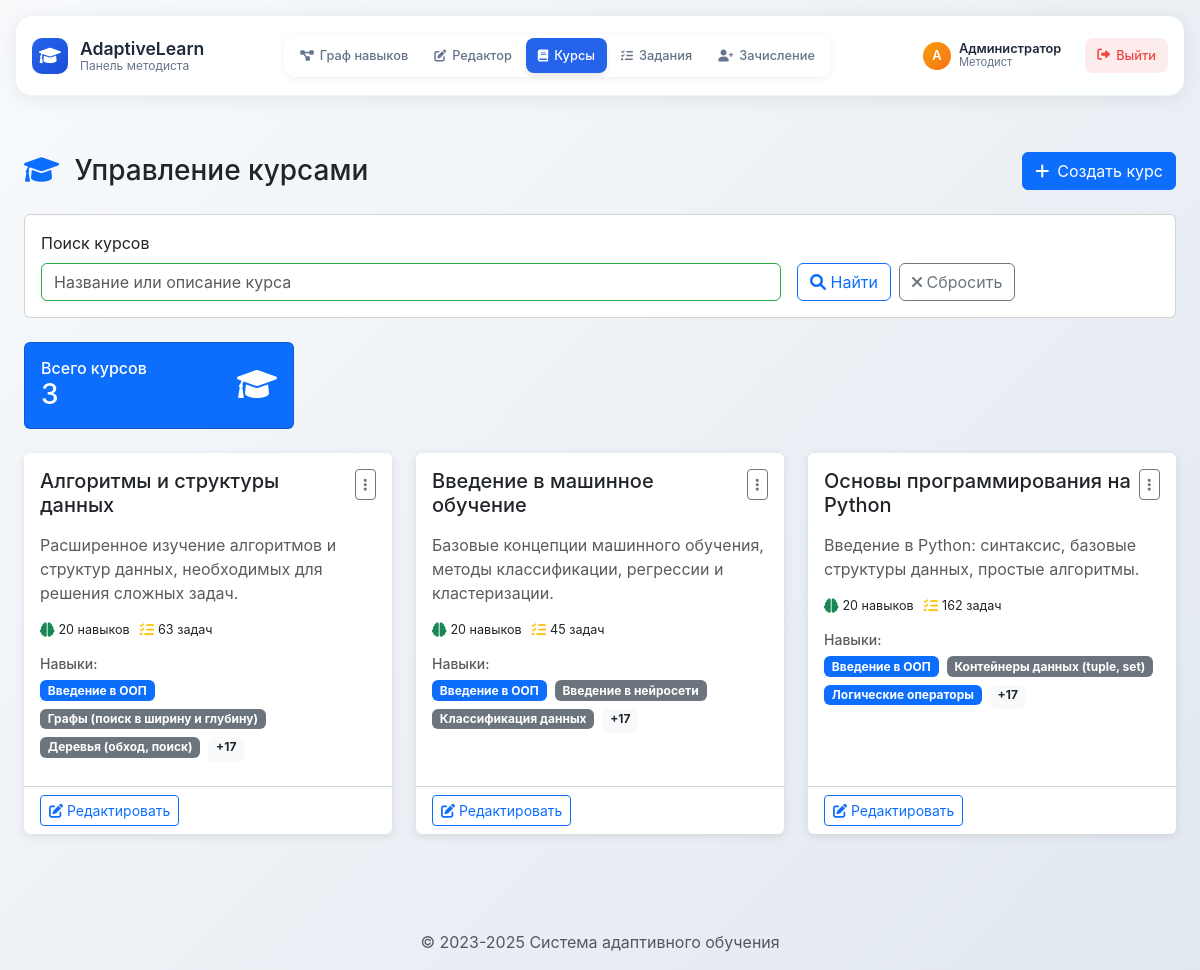
Screenshot of /methodist/courses/ (signed in) with the database file from the repository.
### skills/models.py (models this page shows, shortened)
class Course(models.Model):
    id = models.CharField(max_length=10, primary_key=True)
    name = models.CharField(max_length=255, verbose_name="Название курса")
    description = models.TextField(verbose_name="Описание")
    duration_hours = models.PositiveIntegerField(null=True, blank=True, verbose_name="Длительность (часы)")
    class Meta:
        verbose_name = "Курс"
        verbose_name_plural = "Курсы"

class Skill(models.Model):
    name = models.CharField(max_length=255, unique=True, verbose_name="Название навыка")
    description = models.TextField(blank=True, null=True, verbose_name="Описание навыка")
    is_base = models.BooleanField(default=False, verbose_name="Базовый навык")
    courses = models.ManyToManyField(Course, related_name="skills", verbose_name="Связанные курсы")
    prerequisites = models.ManyToManyField("self", symmetrical=False, blank=True, verbose_name="Необходимые навыки", related_name="dependent_skills")
    class Meta:
        verbose_name = "Навык"
        verbose_name_plural = "Навыки"
        ordering = ["name"]

### methodist/views_courses.py (the view)
# urls.py: path('courses/', views_courses.courses_list, name='methodist_courses'),
@login_required
@methodist_required
def courses_list(request):
    search_query = request.GET.get('search', '')
    courses = Course.objects.annotate(
        skills_count=Count('skills', distinct=True),
        tasks_count=Count('tasks', distinct=True)
    ).order_by('name')
    if search_query:
        courses = courses.filter(
            Q(name__icontains=search_query) |
            Q(description__icontains=search_query)
        )
    context = {
        'courses': courses,
        'search_query': search_query,
        'total_courses': courses.count(),
    }
    return render(request, 'methodist/courses_list.html', context)

### methodist/templates/methodist/courses_list.html (shortened to what this page needs)
{% extends 'methodist/base.html' %}
{% load static %}
{% block extra_css %}
<link rel="stylesheet" href="{% static 'methodist/css/courses.css' %}">
{% endblock %}
{% block content %}
<div class="container-fluid py-4">
    <div class="row">
        <div class="col-12">
            <div class="d-flex justify-content-between align-items-center mb-4">
                <h1 class="h3 mb-0">
                    <i class="fas fa-graduation-cap me-2 text-primary"></i>
                    Управление курсами
                </h1>
                <a href="{% url 'methodist_course_create' %}" class="btn btn-primary">
                    <i class="fas fa-plus me-2"></i>Создать курс
                </a>
            </div>
            <div class="card mb-4">
                <div class="card-body">
                    <form method="get" class="row g-3">
                        <div class="col-md-8">
                            <label for="search" class="form-label">Поиск курсов</label>
                            <input type="text" class="form-control" id="search" name="search"
                                   value="{{ search_query }}" placeholder="Название или описание курса">
                        </div>
                        <div class="col-md-4 d-flex align-items-end">
                            <button type="submit" class="btn btn-outline-primary me-2">
                                <i class="fas fa-search"></i> Найти
                            </button>
                            <a href="{% url 'methodist_courses' %}" class="btn btn-outline-secondary">
                                <i class="fas fa-times"></i> Сбросить
                            </a>
                        </div>
                    </form>
                </div>
            </div>
            <div class="row mb-4">
                <div class="col-md-3">
                    <div class="card bg-primary text-white">
                        <div class="card-body">
                            <div class="d-flex justify-content-between">
                                <div>
                                    <h6 class="card-title mb-0">Всего курсов</h6>
                                    <h3 class="mb-0">{{ total_courses }}</h3>
                                </div>
                                <div class="align-self-center">
                                    <i class="fas fa-graduation-cap fa-2x"></i>
                                </div>
                            </div>
                        </div>
                    </div>
                </div>
            </div>
            {% if courses %}
            <div class="row">
                {% for course in courses %}
                <div class="col-lg-6 col-xl-4 mb-4">
                    <div class="card course-card h-100">
                        <div class="card-body">
                            <div class="d-flex justify-content-between align-items-start mb-3">
                                <h5 class="card-title mb-0">{{ course.name }}</h5>
                                <div class="dropdown">
                                    <button class="btn btn-outline-secondary btn-sm dropdown-toggle" type="button"
                                            data-bs-toggle="dropdown">
                                        <i class="fas fa-ellipsis-v"></i>
                                    </button>
                                </div>
                            </div>
                            {% if course.description %}
                            <p class="card-text text-muted">{{ course.description|truncatewords:20 }}</p>
                            {% endif %}
                            <div class="course-meta mb-3">
                                <div class="meta-item">
                                    <i class="fas fa-brain text-success me-1"></i>
                                    <small>{{ course.skills_count }} навыков{{ course.skills_count|pluralize:"ов,а,ов" }}</small>
                                </div>
                                <div class="meta-item">
                                    <i class="fas fa-tasks text-warning me-1"></i>
                                    <small>{{ course.tasks_count }} задач{{ course.tasks_count|pluralize:"ие,ия,ий" }}</small>
                                </div>
                            </div>
                            {% if course.skills.all %}
                            <div class="skills-preview mb-2">
                                <h6 class="small text-muted mb-2">Навыки:</h6>
                                <div class="skills-tags">
                                    {% for skill in course.skills.all|slice:":3" %}
                                    <span class="badge {% if skill.is_base %}bg-primary{% else %}bg-secondary{% endif %} me-1 mb-1">
                                        {{ skill.name }}
                                    </span>
                                    {% endfor %}
                                    {% if course.skills_count > 3 %}
                                    <span class="badge bg-light text-dark">+{{ course.skills_count|add:"-3" }}</span>
                                    {% endif %}
                                </div>
                            </div>
                            {% endif %}
                        </div>
                        <div class="card-footer bg-transparent">
                            <a href="{% url 'methodist_course_edit' course.id %}" class="btn btn-outline-primary btn-sm">
                                <i class="fas fa-edit me-1"></i>Редактировать
                            </a>
                        </div>
                    </div>
                </div>
                {% endfor %}
            </div>
            {% endif %}
        </div>
    </div>
</div>
{% endblock %}

### methodist/templates/methodist/base.html (shortened to what this page needs)
{% load static %}
<!DOCTYPE html>
<html lang="ru">
<head>
    <link href="https://cdn.jsdelivr.net/npm/bootstrap@5.3.0-alpha1/dist/css/bootstrap.min.css" rel="stylesheet">
    <link rel="stylesheet" href="https://cdnjs.cloudflare.com/ajax/libs/font-awesome/6.0.0/css/all.min.css">
    {% block extra_css %}{% endblock %}
</head>
<body class="methodist-theme">
    <header class="modern-header">
        <div class="header-container">
            <a href="/methodist/" class="brand">
                <div class="brand-icon">
                    <i class="fas fa-graduation-cap"></i>
                </div>
                <div class="brand-text">
                    <div class="brand-title">AdaptiveLearn</div>
                    <div class="brand-subtitle">Панель методиста</div>
                </div>
            </a>
            <nav class="nav-section">
                <div class="nav-tabs-compact">
                    <a href="/methodist/" class="nav-link-compact {% if request.resolver_match.url_name == 'methodist_index' %}active{% endif %}">
                        <i class="fas fa-project-diagram"></i>
                        <span>Граф навыков</span>
                    </a>
                    <a href="/methodist/edit/" class="nav-link-compact {% if 'edit' in request.path %}active{% endif %}">
                        <i class="fas fa-edit"></i>
                        <span>Редактор</span>
                    </a>
                    <a href="/methodist/courses/" class="nav-link-compact {% if 'courses' in request.path %}active{% endif %}">
                        <i class="fas fa-book"></i>
                        <span>Курсы</span>
                    </a>
                    <a href="/methodist/tasks/" class="nav-link-compact {% if 'tasks' in request.path %}active{% endif %}">
                        <i class="fas fa-tasks"></i>
                        <span>Задания</span>
                    </a>
                    <a href="/methodist/enrollment/" class="nav-link-compact {% if 'enrollment' in request.path %}active{% endif %}">
                        <i class="fas fa-user-plus"></i>
                        <span>Зачисление</span>
                    </a>
                </div>
            </nav>
            <div class="user-section">
                {% if user.is_authenticated %}
                    <div class="user-info">
                        <div class="user-avatar">
                            {{ user.first_name|first|default:user.username|first|upper }}
                        </div>
                        <div class="user-details">
                            <div class="user-name">{{ user.first_name|default:user.username }}</div>
                            <div class="user-role">Методист</div>
                        </div>
                    </div>
                    <a href="/logout/" class="logout-btn">
                        <i class="fas fa-sign-out-alt"></i>
                        <span>Выйти</span>
                    </a>
                {% else %}
                    <a href="/login/" class="nav-link-compact">
                        <i class="fas fa-sign-in-alt"></i>
                        <span>Войти</span>
                    </a>
                {% endif %}
            </div>
        </div>
    </header>
    <div class="container">
        <main>
            {% block content %}{% endblock %}
        </main>
        <footer class="mt-5 text-center text-muted">
            <p>© 2023-2025 Система адаптивного обучения</p>
        </footer>
    </div>
</body>
</html>

### methodist/templates/methodist/base.html (style rules this page uses)
:root { --primary-color: #2563eb; --primary-dark: #1d4ed8; --secondary-color: #64748b; --accent-color: #f59e0b; --success-color: #10b981; --danger-color: #ef4444; --text-color: #1e293b; --text-muted: #64748b; --border-color: #e2e8f0; --bg-light: #f8fafc; --shadow: 0 4px 6px -1px rgba(0, 0, 0, 0.1); }
html, body { margin: 0; padding: 0; }
body { background: linear-gradient(135deg, #f8fafc 0%, #e2e8f0 100%); min-height: 100vh; font-family: 'Inter', -apple-system, BlinkMacSystemFont, sans-serif; }
.modern-header { position: relative; background: rgba(255, 255, 255, 0.95); backdrop-filter: blur(20px); border-bottom: 1px solid rgba(226, 232, 240, 0.5); box-shadow: 0 2px 20px rgba(0, 0, 0, 0.08); height: 80px; margin: 1rem 1rem 2rem 1rem; border-radius: 16px; }
.header-container { max-width: 1400px; margin: 0 auto; padding: 0 1rem; height: 100%; display: flex; align-items: center; justify-content: space-between; }
.brand { display: flex; align-items: center; gap: 0.75rem; text-decoration: none; color: var(--text-color); font-weight: 600; font-size: 1.1rem; }
.brand-icon { width: 36px; height: 36px; background: linear-gradient(135deg, var(--primary-color), var(--primary-dark)); border-radius: 10px; display: flex; align-items: center; justify-content: center; color: white; font-size: 1.1rem; }
.brand-text { display: flex; flex-direction: column; line-height: 1.2; }
.brand-title { font-size: 1.1rem; font-weight: 600; }
.brand-subtitle { font-size: 0.75rem; color: var(--text-muted); font-weight: 400; }
.nav-section { display: flex; align-items: center; gap: 0.5rem; }
.nav-tabs-compact { display: flex; background: rgba(255, 255, 255, 0.8); border-radius: 12px; padding: 0.25rem; box-shadow: 0 2px 8px rgba(0, 0, 0, 0.06); gap: 0.125rem; }
.nav-link-compact { padding: 0.5rem 0.75rem; border-radius: 8px; color: var(--text-muted); font-weight: 500; text-decoration: none; font-size: 0.8rem; transition: all 0.2s ease; white-space: nowrap; display: flex; align-items: center; gap: 0.375rem; }
.nav-link-compact.active { background: var(--primary-color); color: white; box-shadow: var(--shadow); }
.nav-link-compact i { font-size: 0.75rem; }
.user-section { display: flex; align-items: center; gap: 0.75rem; }
.user-info { display: flex; align-items: center; gap: 0.5rem; padding: 0.5rem 0.75rem; background: rgba(255, 255, 255, 0.8); border-radius: 12px; font-size: 0.8rem; }
.user-avatar { width: 28px; height: 28px; background: linear-gradient(135deg, var(--accent-color), #f97316); border-radius: 50%; display: flex; align-items: center; justify-content: center; color: white; font-weight: 600; font-size: 0.8rem; }
.user-details { display: flex; flex-direction: column; line-height: 1.2; }
.user-name { font-weight: 600; color: var(--text-color); }
.user-role { color: var(--text-muted); font-size: 0.7rem; }
.logout-btn { padding: 0.5rem 0.75rem; background: rgba(239, 68, 68, 0.1); color: var(--danger-color); border: none; border-radius: 8px; text-decoration: none; font-size: 0.8rem; font-weight: 500; transition: all 0.2s ease; display: flex; align-items: center; gap: 0.375rem; }
.container { max-width: 1400px; }

### rows the page displays
Course: name "Алгоритмы и структуры данных", description "Расширенное изучение алгоритмов и структур данных, необходимых для решения сложных задач.", skills_count "20", tasks_count "63", skills_count|add "17"
Skill: name "Введение в ООП"
Skill: name "Графы (поиск в ширину и глубину)"
Skill: name "Деревья (обход, поиск)"
Course: name "Введение в машинное обучение", description "Базовые концепции машинного обучения, методы классификации, регрессии и кластеризации.", skills_count "20", tasks_count "45", skills_count|add "17"
Skill: name "Введение в нейросети"
Skill: name "Классификация данных"
Course: name "Основы программирования на Python", description "Введение в Python: синтаксис, базовые структуры данных, простые алгоритмы.", skills_count "20", tasks_count "162", skills_count|add "17"
Skill: name "Контейнеры данных (tuple, set)"
Skill: name "Логические операторы"

### other values shown
{{ user.first_name|first|default:user.username|first|upper }} "А"
{{ user.first_name|default:user.username }} "Администратор"
{{ total_courses }} "3"
